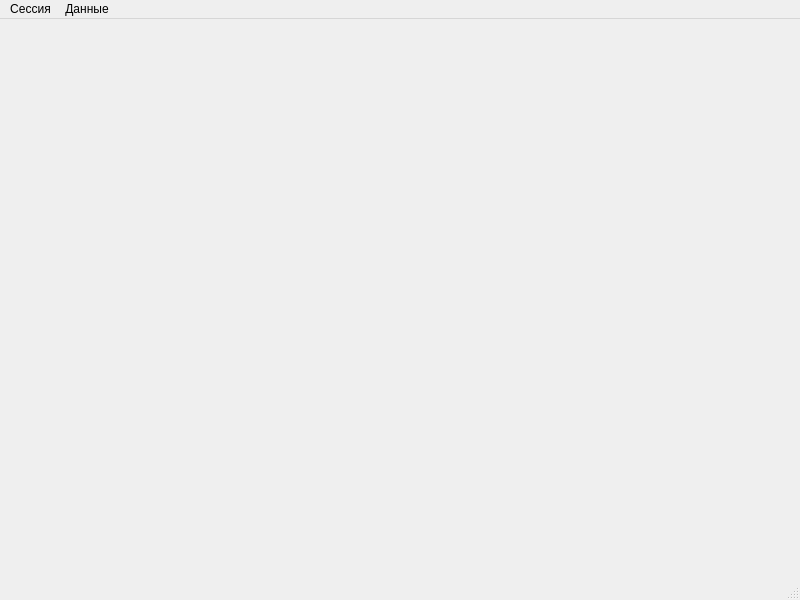
<?xml version="1.0" encoding="UTF-8"?>
<ui version="4.0">
 <class>MainWindow</class>
 <widget class="QMainWindow" name="MainWindow">
  <property name="geometry">
   <rect>
    <x>0</x>
    <y>0</y>
    <width>800</width>
    <height>600</height>
   </rect>
  </property>
  <property name="windowTitle">
   <string>Моделирование</string>
  </property>
  <widget class="QWidget" name="centralwidget">
   <layout class="QGridLayout" name="gridLayout"/>
  </widget>
  <widget class="QMenuBar" name="menubar">
   <property name="geometry">
    <rect>
     <x>0</x>
     <y>0</y>
     <width>800</width>
     <height>22</height>
    </rect>
   </property>
   <widget class="QMenu" name="session_menu">
    <property name="title">
     <string>Сессия</string>
    </property>
    <addaction name="create_action"/>
    <addaction name="load_action"/>
    <addaction name="save_action"/>
    <addaction name="save_as_action"/>
    <addaction name="separator"/>
    <addaction name="exit_action"/>
   </widget>
   <widget class="QMenu" name="data_menu">
    <property name="title">
     <string>Данные</string>
    </property>
    <addaction name="create_dataset_action"/>
    <addaction name="delete_dataset_action"/>
    <addaction name="edit_dataset_action"/>
   </widget>
   <addaction name="session_menu"/>
   <addaction name="data_menu"/>
  </widget>
  <widget class="QStatusBar" name="statusbar"/>
  <action name="create_action">
   <property name="text">
    <string>Новая</string>
   </property>
  </action>
  <action name="load_action">
   <property name="text">
    <string>Открыть</string>
   </property>
  </action>
  <action name="save_action">
   <property name="text">
    <string>Сохранить</string>
   </property>
  </action>
  <action name="save_as_action">
   <property name="text">
    <string>Сохранить как</string>
   </property>
  </action>
  <action name="exit_action">
   <property name="text">
    <string>Выйти</string>
   </property>
  </action>
  <action name="create_dataset_action">
   <property name="text">
    <string>Создать</string>
   </property>
  </action>
  <action name="delete_dataset_action">
   <property name="text">
    <string>Удалить</string>
   </property>
  </action>
  <action name="edit_dataset_action">
   <property name="text">
    <string>Редактировать</string>
   </property>
  </action>
 </widget>
 <resources/>
 <connections/>
</ui>
